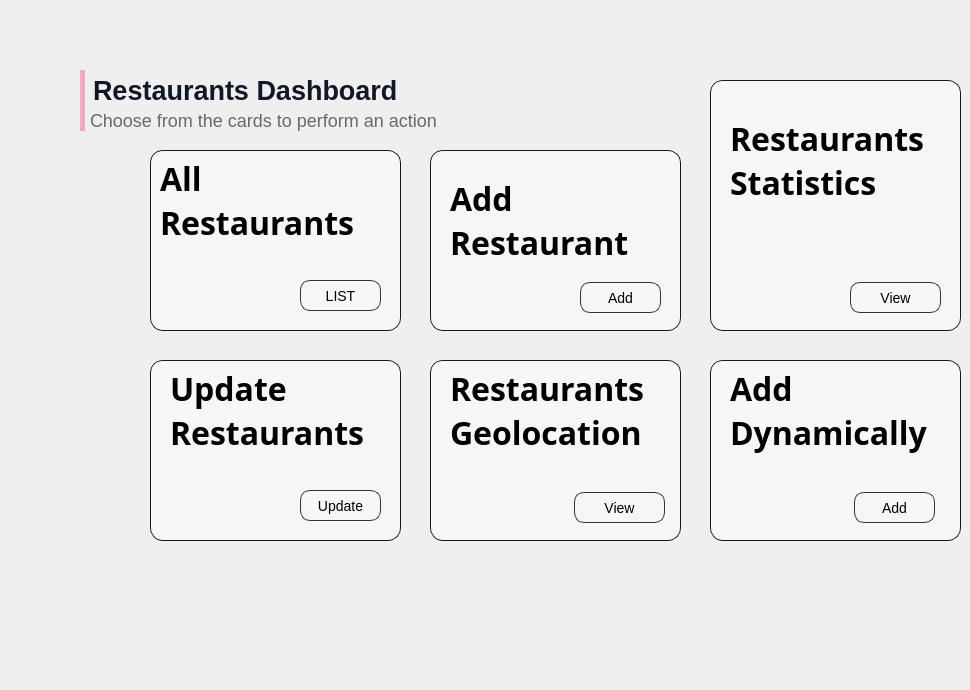
      <widget class="QWidget" name="page_14">
       <widget class="QLabel" name="label_92">
        <property name="geometry">
         <rect>
          <x>740</x>
          <y>180</y>
          <width>191</width>
          <height>141</height>
         </rect>
        </property>
        <property name="styleSheet">
         <string notr="true">background:url(&quot;:/Icons/Icons/Images/data.png&quot;);</string>
        </property>
        <property name="text">
         <string/>
        </property>
       </widget>
       <widget class="QLabel" name="label_66">
        <property name="geometry">
         <rect>
          <x>150</x>
          <y>150</y>
          <width>251</width>
          <height>181</height>
         </rect>
        </property>
        <property name="styleSheet">
         <string notr="true">border-radius: 13px;

    background:rgb(246, 246, 246);
border:1px solid rgb(18, 23, 40)

</string>
        </property>
        <property name="text">
         <string/>
        </property>
       </widget>
       <widget class="QLabel" name="label_90">
        <property name="geometry">
         <rect>
          <x>610</x>
          <y>490</y>
          <width>131</width>
          <height>71</height>
         </rect>
        </property>
        <property name="styleSheet">
         <string notr="true">background-color:rgba(0,0,0,0);
background:url(&quot;C:/Users/Med/Desktop/IrisV4/Images/network.png&quot;);</string>
        </property>
        <property name="text">
         <string/>
        </property>
       </widget>
       <widget class="QLabel" name="label_72">
        <property name="geometry">
         <rect>
          <x>430</x>
          <y>360</y>
          <width>251</width>
          <height>181</height>
         </rect>
        </property>
        <property name="styleSheet">
         <string notr="true">




text-align:left;
  background-color: rgba(0,0,0,0);
  border-color: rgb(0, 0, 238);
  border-style: none;
 

  font: inherit;
  height: auto;
  padding: 0;
  text-align: start;
  text-decoration: underline;
  width: auto;
text-decoration:none;
font-family:Poppins;
font-weight:500;
font-size:14px;
color:rgb(207, 207, 207);
border-radius: 13px;

    background-color:rgb(246, 246, 246);
border:1px solid rgb(18, 23, 40)

</string>
        </property>
        <property name="text">
         <string/>
        </property>
       </widget>
       <widget class="QLabel" name="label_93">
        <property name="geometry">
         <rect>
          <x>170</x>
          <y>360</y>
          <width>221</width>
          <height>101</height>
         </rect>
        </property>
        <property name="sizePolicy">
         <sizepolicy hsizetype="Preferred" vsizetype="Fixed">
          <horstretch>0</horstretch>
          <verstretch>0</verstretch>
         </sizepolicy>
        </property>
        <property name="font">
         <font>
          <family>Poppins</family>
          <pointsize>-1</pointsize>
          <weight>87</weight>
          <italic>false</italic>
          <bold>true</bold>
          <stylestrategy>PreferAntialias</stylestrategy>
         </font>
        </property>
        <property name="styleSheet">
         <string notr="true">font-family: 'Poppins';
font-style: normal;
font-weight: 700;
font-size: 32px;
background:rgba(0,0,0,0);</string>
        </property>
        <property name="text">
         <string>Update
Restaurants</string>
        </property>
       </widget>
       <widget class="QLabel" name="label_94">
        <property name="geometry">
         <rect>
          <x>430</x>
          <y>150</y>
          <width>251</width>
          <height>181</height>
         </rect>
        </property>
        <property name="styleSheet">
         <string notr="true">




text-align:left;
  background-color: rgba(0,0,0,0);
  border-color: rgb(0, 0, 238);
  border-style: none;
 

  font: inherit;
  height: auto;
  padding: 0;
  text-align: start;
  text-decoration: underline;
  width: auto;
text-decoration:none;
font-family:Poppins;
font-weight:500;
font-size:14px;
color:rgb(207, 207, 207);
border-radius: 13px;

    background-color:rgb(246, 246, 246);
border:1px solid rgb(18, 23, 40)

</string>
        </property>
        <property name="text">
         <string/>
        </property>
       </widget>
       <widget class="QLabel" name="label_95">
        <property name="geometry">
         <rect>
          <x>730</x>
          <y>110</y>
          <width>211</width>
          <height>101</height>
         </rect>
        </property>
        <property name="sizePolicy">
         <sizepolicy hsizetype="Preferred" vsizetype="Fixed">
          <horstretch>0</horstretch>
          <verstretch>0</verstretch>
         </sizepolicy>
        </property>
        <property name="font">
         <font>
          <family>Poppins</family>
          <pointsize>-1</pointsize>
          <weight>87</weight>
          <italic>false</italic>
          <bold>true</bold>
          <stylestrategy>PreferAntialias</stylestrategy>
         </font>
        </property>
        <property name="styleSheet">
         <string notr="true">font-family: 'Poppins';
font-style: normal;
font-weight: 700;
font-size: 32px;
background:rgba(0,0,0,0);</string>
        </property>
        <property name="text">
         <string>Restaurants
Statistics</string>
        </property>
       </widget>
       <widget class="QLabel" name="Cardaction">
        <property name="geometry">
         <rect>
          <x>80</x>
          <y>110</y>
          <width>441</width>
          <height>21</height>
         </rect>
        </property>
        <property name="styleSheet">
         <string notr="true">background:rgba(0,0,0,0);

font-family: 'Poppins';
font-style: normal;
font-weight: 275;
font-size: 18px;
line-height: 27px;
/* identical to box height */


color: rgb(104, 104, 104);


border-left: 5px solid rgb(237,172,195);
padding-left:1px;
</string>
        </property>
        <property name="text">
         <string>Choose from the cards to perform an action</string>
        </property>
       </widget>
       <widget class="QLabel" name="Restaurant_Label">
        <property name="geometry">
         <rect>
          <x>80</x>
          <y>70</y>
          <width>381</width>
          <height>41</height>
         </rect>
        </property>
        <property name="styleSheet">
         <string notr="true">font-family: 'Poppins';
font-style: normal;
background:rgba(0,0,0,0);
font-weight: 600;
font-size: 27px;
color:rgb(18, 23, 40);
border-left: 5px solid rgb(237,172,195);
padding-left:1px;</string>
        </property>
        <property name="text">
         <string>Restaurants Dashboard</string>
        </property>
       </widget>
       <widget class="QLabel" name="label_96">
        <property name="geometry">
         <rect>
          <x>710</x>
          <y>360</y>
          <width>251</width>
          <height>181</height>
         </rect>
        </property>
        <property name="styleSheet">
         <string notr="true">




text-align:left;
  background-color: rgba(0,0,0,0);
  border-color: rgb(0, 0, 238);
  border-style: none;
 

  font: inherit;
  height: auto;
  padding: 0;
  text-align: start;
  text-decoration: underline;
  width: auto;
text-decoration:none;
font-family:Poppins;
font-weight:500;
font-size:14px;
color:rgb(207, 207, 207);
border-radius: 13px;

    background-color:rgb(246, 246, 246);
border:1px solid rgb(18, 23, 40)

</string>
        </property>
        <property name="text">
         <string/>
        </property>
       </widget>
       <widget class="QLabel" name="label_97">
        <property name="geometry">
         <rect>
          <x>450</x>
          <y>170</y>
          <width>201</width>
          <height>101</height>
         </rect>
        </property>
        <property name="sizePolicy">
         <sizepolicy hsizetype="Preferred" vsizetype="Fixed">
          <horstretch>0</horstretch>
          <verstretch>0</verstretch>
         </sizepolicy>
        </property>
        <property name="font">
         <font>
          <family>Poppins</family>
          <pointsize>-1</pointsize>
          <weight>87</weight>
          <italic>false</italic>
          <bold>true</bold>
          <stylestrategy>PreferAntialias</stylestrategy>
         </font>
        </property>
        <property name="styleSheet">
         <string notr="true">font-family: 'Poppins';
font-style: normal;
font-weight: 700;
font-size: 32px;
background:rgba(0,0,0,0);</string>
        </property>
        <property name="text">
         <string>Add  
Restaurant</string>
        </property>
       </widget>
       <widget class="QLabel" name="label_99">
        <property name="geometry">
         <rect>
          <x>160</x>
          <y>150</y>
          <width>221</width>
          <height>101</height>
         </rect>
        </property>
        <property name="sizePolicy">
         <sizepolicy hsizetype="Preferred" vsizetype="Fixed">
          <horstretch>0</horstretch>
          <verstretch>0</verstretch>
         </sizepolicy>
        </property>
        <property name="font">
         <font>
          <family>Poppins</family>
          <pointsize>-1</pointsize>
          <weight>87</weight>
          <italic>false</italic>
          <bold>true</bold>
          <stylestrategy>PreferAntialias</stylestrategy>
         </font>
        </property>
        <property name="styleSheet">
         <string notr="true">font-family: 'Poppins';
font-style: normal;
font-weight: 700;
font-size: 32px;
background:rgba(0,0,0,0);</string>
        </property>
        <property name="text">
         <string>All
Restaurants</string>
        </property>
       </widget>
       <widget class="QLabel" name="label_100">
        <property name="geometry">
         <rect>
          <x>450</x>
          <y>360</y>
          <width>251</width>
          <height>101</height>
         </rect>
        </property>
        <property name="sizePolicy">
         <sizepolicy hsizetype="Preferred" vsizetype="Fixed">
          <horstretch>0</horstretch>
          <verstretch>0</verstretch>
         </sizepolicy>
        </property>
        <property name="font">
         <font>
          <family>Poppins</family>
          <pointsize>-1</pointsize>
          <weight>87</weight>
          <italic>false</italic>
          <bold>true</bold>
          <stylestrategy>PreferAntialias</stylestrategy>
         </font>
        </property>
        <property name="styleSheet">
         <string notr="true">font-family: 'Poppins';
font-style: normal;
font-weight: 700;
font-size: 32px;
background:rgba(0,0,0,0);</string>
        </property>
        <property name="text">
         <string>Restaurants
Geolocation</string>
        </property>
       </widget>
       <widget class="QLabel" name="label_101">
        <property name="geometry">
         <rect>
          <x>710</x>
          <y>80</y>
          <width>251</width>
          <height>251</height>
         </rect>
        </property>
        <property name="styleSheet">
         <string notr="true">




text-align:left;
  background-color: rgba(0,0,0,0);
  border-color: rgb(0, 0, 238);
  border-style: none;
 

  font: inherit;
  height: auto;
  padding: 0;
  text-align: start;
  text-decoration: underline;
  width: auto;
text-decoration:none;
font-family:Poppins;
font-weight:500;
font-size:14px;
color:rgb(207, 207, 207);
border-radius: 13px;

    background-color:rgb(246, 246, 246);
border:1px solid rgb(18, 23, 40)

</string>
        </property>
        <property name="text">
         <string/>
        </property>
       </widget>
       <widget class="QLabel" name="label_102">
        <property name="geometry">
         <rect>
          <x>730</x>
          <y>360</y>
          <width>221</width>
          <height>101</height>
         </rect>
        </property>
        <property name="sizePolicy">
         <sizepolicy hsizetype="Preferred" vsizetype="Fixed">
          <horstretch>0</horstretch>
          <verstretch>0</verstretch>
         </sizepolicy>
        </property>
        <property name="font">
         <font>
          <family>Poppins</family>
          <pointsize>-1</pointsize>
          <weight>87</weight>
          <italic>false</italic>
          <bold>true</bold>
          <stylestrategy>PreferAntialias</stylestrategy>
         </font>
        </property>
        <property name="styleSheet">
         <string notr="true">font-family: 'Poppins';
font-style: normal;
font-weight: 700;
font-size: 32px;
background:rgba(0,0,0,0);</string>
        </property>
        <property name="text">
         <string>Add
Dynamically</string>
        </property>
       </widget>
       <widget class="QLabel" name="label_103">
        <property name="geometry">
         <rect>
          <x>150</x>
          <y>360</y>
          <width>251</width>
          <height>181</height>
         </rect>
        </property>
        <property name="styleSheet">
         <string notr="true">




text-align:left;
  background-color: rgba(0,0,0,0);
  border-color: rgb(0, 0, 238);
  border-style: none;
 

  font: inherit;
  height: auto;
  padding: 0;
  text-align: start;
  text-decoration: underline;
  width: auto;
text-decoration:none;
font-family:Poppins;
font-weight:500;
font-size:14px;
color:rgb(207, 207, 207);
border-radius: 13px;

    background-color:rgb(246, 246, 246);
border:1px solid rgb(18, 23, 40)

</string>
        </property>
        <property name="text">
         <string/>
        </property>
       </widget>
       <widget class="QLabel" name="label_98">
        <property name="geometry">
         <rect>
          <x>680</x>
          <y>470</y>
          <width>181</width>
          <height>71</height>
         </rect>
        </property>
        <property name="styleSheet">
         <string notr="true">background:url(&quot;:/Icons/Icons/Images/network.png&quot;);</string>
        </property>
        <property name="text">
         <string/>
        </property>
       </widget>
       <widget class="QLabel" name="label_104">
        <property name="geometry">
         <rect>
          <x>478</x>
          <y>389</y>
          <width>201</width>
          <height>151</height>
         </rect>
        </property>
        <property name="styleSheet">
         <string notr="true">background:url(&quot;:/Icons/Icons/Images/map.png&quot;);</string>
        </property>
        <property name="text">
         <string/>
        </property>
       </widget>
       <widget class="QPushButton" name="pushButton_18">
        <property name="geometry">
         <rect>
          <x>300</x>
          <y>280</y>
          <width>81</width>
          <height>31</height>
         </rect>
        </property>
        <property name="styleSheet">
         <string notr="true">QPushButton{
border-radius: 10px; 
font-family: 'Poppins';
font-style: normal;
font-weight: 400;
font-size: 14px;
background:rgba(0,0,0,0);
border:1px solid rgb(50,50,50);
}
QPushButton:hover{
background:rgb(28, 36, 61);
color:white;
}

</string>
        </property>
        <property name="text">
         <string>LIST</string>
        </property>
       </widget>
       <widget class="QPushButton" name="pushButton_20">
        <property name="geometry">
         <rect>
          <x>580</x>
          <y>282</y>
          <width>81</width>
          <height>31</height>
         </rect>
        </property>
        <property name="styleSheet">
         <string notr="true">QPushButton{
border-radius: 10px; 
font-family: 'Poppins';
font-style: normal;
font-weight: 400;
font-size: 14px;
background:rgba(0,0,0,0);
border:1px solid rgb(50,50,50);
}
QPushButton:hover{
background:rgb(28, 36, 61);
color:white;
}

</string>
        </property>
        <property name="text">
         <string>Add</string>
        </property>
       </widget>
       <widget class="QPushButton" name="pushButton_21">
        <property name="geometry">
         <rect>
          <x>850</x>
          <y>282</y>
          <width>91</width>
          <height>31</height>
         </rect>
        </property>
        <property name="styleSheet">
         <string notr="true">QPushButton{
border-radius: 10px; 
font-family: 'Poppins';
font-style: normal;
font-weight: 400;
font-size: 14px;
background:rgba(0,0,0,0);
border:1px solid rgb(50,50,50);
}
QPushButton:hover{
background:rgb(28, 36, 61);
color:white;
}

</string>
        </property>
        <property name="text">
         <string>View</string>
        </property>
       </widget>
       <widget class="QPushButton" name="pushButton_22">
        <property name="geometry">
         <rect>
          <x>300</x>
          <y>490</y>
          <width>81</width>
          <height>31</height>
         </rect>
        </property>
        <property name="styleSheet">
         <string notr="true">QPushButton{
border-radius: 10px; 
font-family: 'Poppins';
font-style: normal;
font-weight: 400;
font-size: 14px;
background:rgba(0,0,0,0);
border:1px solid rgb(50,50,50);
}
QPushButton:hover{
background:rgb(28, 36, 61);
color:white;
}

</string>
        </property>
        <property name="text">
         <string>Update</string>
        </property>
       </widget>
       <widget class="QPushButton" name="pushButton_23">
        <property name="geometry">
         <rect>
          <x>574</x>
          <y>492</y>
          <width>91</width>
          <height>31</height>
         </rect>
        </property>
        <property name="styleSheet">
         <string notr="true">QPushButton{
border-radius: 10px; 
font-family: 'Poppins';
font-style: normal;
font-weight: 400;
font-size: 14px;
background:rgba(0,0,0,0);
border:1px solid rgb(50,50,50);
}
QPushButton:hover{
background:rgb(28, 36, 61);
color:white;
}

</string>
        </property>
        <property name="text">
         <string>View</string>
        </property>
       </widget>
       <widget class="QPushButton" name="pushButton_24">
        <property name="geometry">
         <rect>
          <x>854</x>
          <y>492</y>
          <width>81</width>
          <height>31</height>
         </rect>
        </property>
        <property name="styleSheet">
         <string notr="true">QPushButton{
border-radius: 10px; 
font-family: 'Poppins';
font-style: normal;
font-weight: 400;
font-size: 14px;
background:rgba(0,0,0,0);
border:1px solid rgb(50,50,50);
}
QPushButton:hover{
background:rgb(28, 36, 61);
color:white;
}

</string>
        </property>
        <property name="text">
         <string>Add</string>
        </property>
       </widget>
       <widget class="QLabel" name="label_188">
        <property name="geometry">
         <rect>
          <x>160</x>
          <y>230</y>
          <width>151</width>
          <height>101</height>
         </rect>
        </property>
        <property name="styleSheet">
         <string notr="true">background:url(&quot;:/Icons/Icons/Images/img5.png&quot;);</string>
        </property>
        <property name="text">
         <string/>
        </property>
       </widget>
       <widget class="QLabel" name="label_191">
        <property name="geometry">
         <rect>
          <x>160</x>
          <y>450</y>
          <width>101</width>
          <height>91</height>
         </rect>
        </property>
        <property name="styleSheet">
         <string notr="true">background:url(&quot;:/Icons/Icons/Images/update.png&quot;);</string>
        </property>
        <property name="text">
         <string/>
        </property>
       </widget>
       <widget class="QLabel" name="label_217">
        <property name="geometry">
         <rect>
          <x>-20</x>
          <y>360</y>
          <width>321</width>
          <height>321</height>
         </rect>
        </property>
        <property name="styleSheet">
         <string notr="true">background:url(&quot;:/Icons/Icons/Images/branch.png&quot;);</string>
        </property>
        <property name="text">
         <string/>
        </property>
       </widget>
       <zorder>label_217</zorder>
       <zorder>label_103</zorder>
       <zorder>label_101</zorder>
       <zorder>label_92</zorder>
       <zorder>label_66</zorder>
       <zorder>label_90</zorder>
       <zorder>label_72</zorder>
       <zorder>label_93</zorder>
       <zorder>label_94</zorder>
       <zorder>label_95</zorder>
       <zorder>Cardaction</zorder>
       <zorder>Restaurant_Label</zorder>
       <zorder>label_96</zorder>
       <zorder>label_97</zorder>
       <zorder>label_98</zorder>
       <zorder>label_102</zorder>
       <zorder>label_104</zorder>
       <zorder>label_100</zorder>
       <zorder>pushButton_18</zorder>
       <zorder>pushButton_20</zorder>
       <zorder>pushButton_21</zorder>
       <zorder>pushButton_22</zorder>
       <zorder>pushButton_23</zorder>
       <zorder>pushButton_24</zorder>
       <zorder>label_188</zorder>
       <zorder>label_99</zorder>
       <zorder>label_191</zorder>
      </widget>
